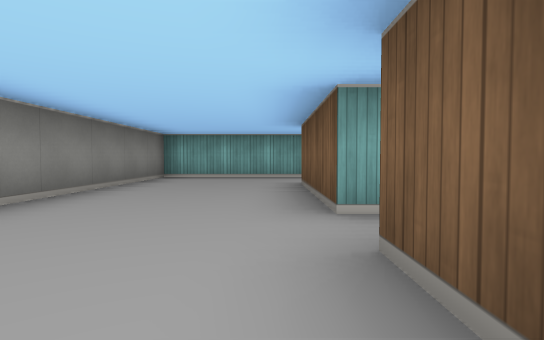
view 1 (above)

18 first-person views from a walk through a cub3D level. The camera is about half as high as the walls, tilts 2° down and sees 80° across. The floor is counted in squares. Each view is taken from the middle of a square. On the plan, view 1 faces up. The plan holds only what a view shows up to about 9 squares ahead; the rest is blank.

view 2
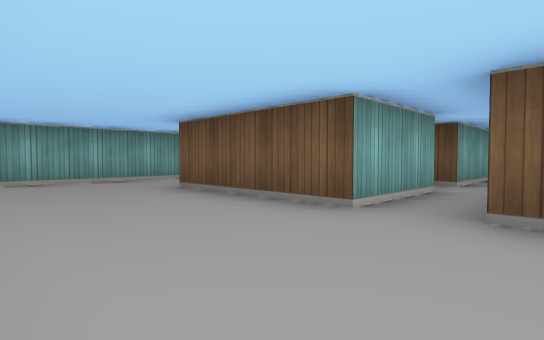

view 3
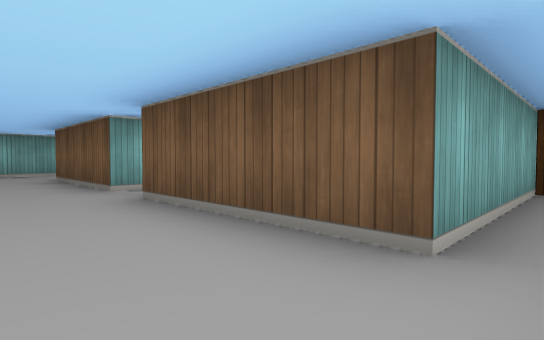

view 4
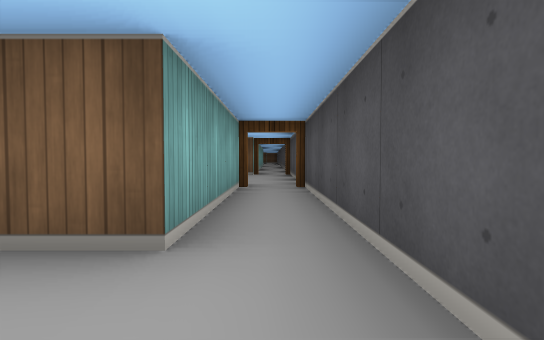

view 5
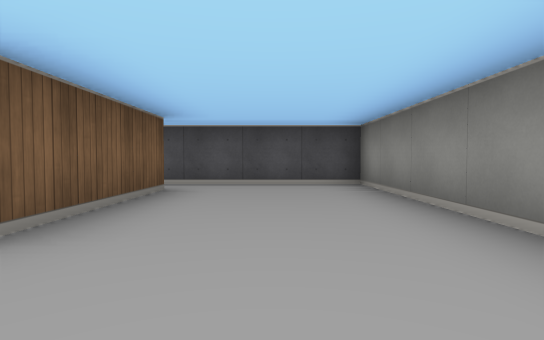

view 6
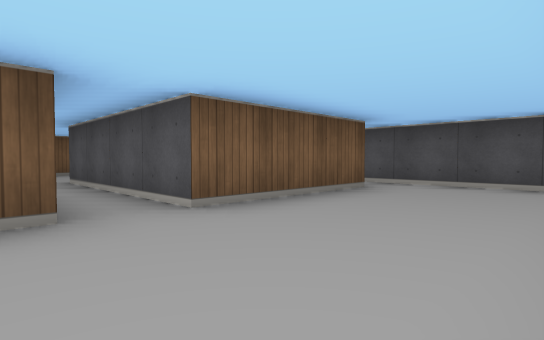

view 7
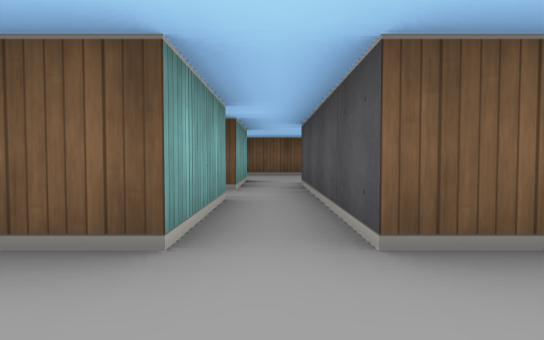

view 8
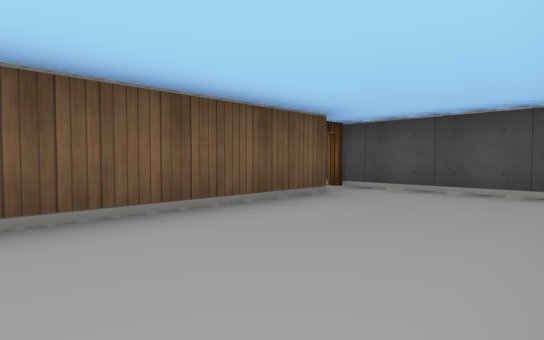

view 9
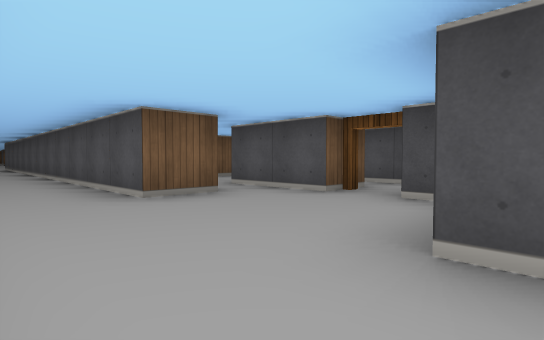

view 10
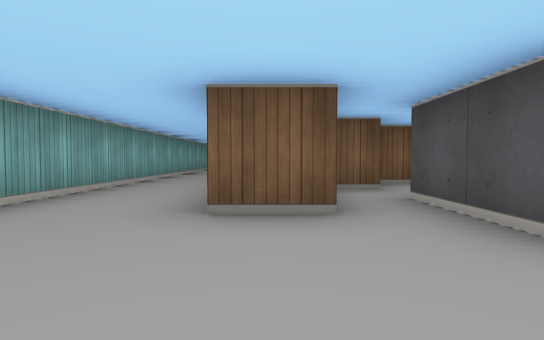

view 11
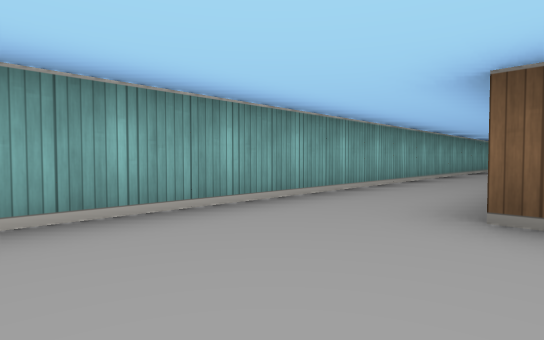

view 12
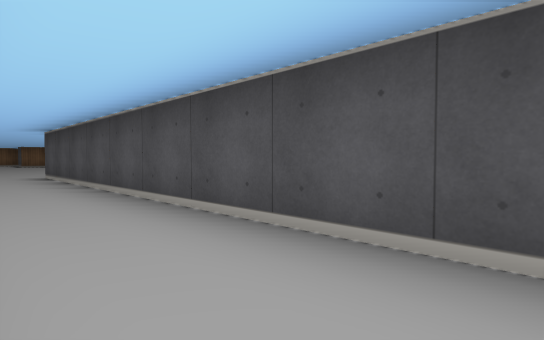

view 13
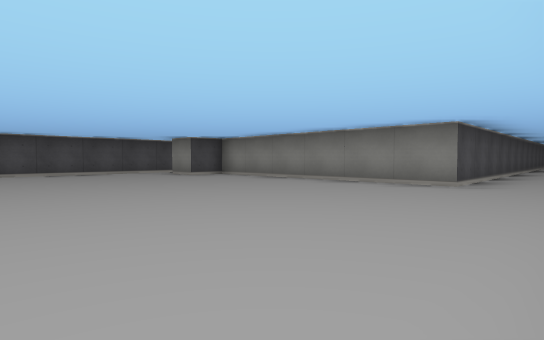

view 14
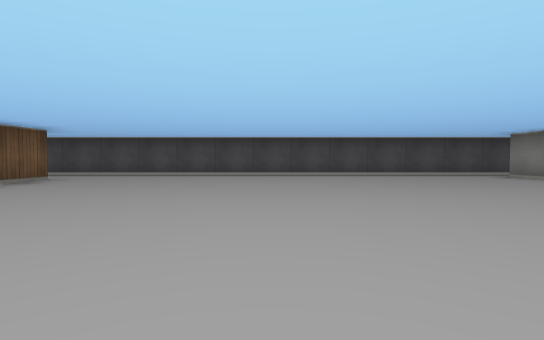

view 15
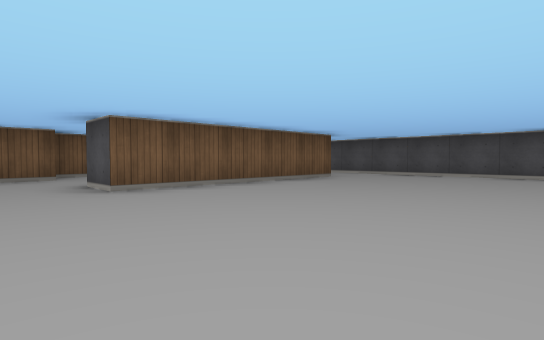

view 16
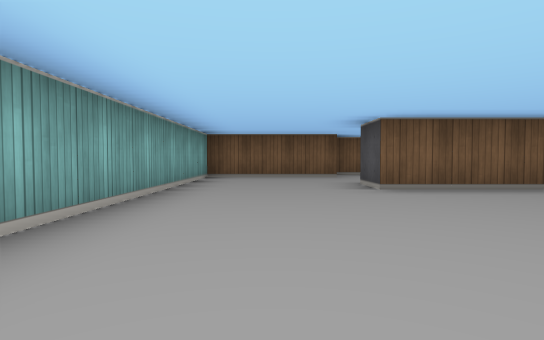

view 17
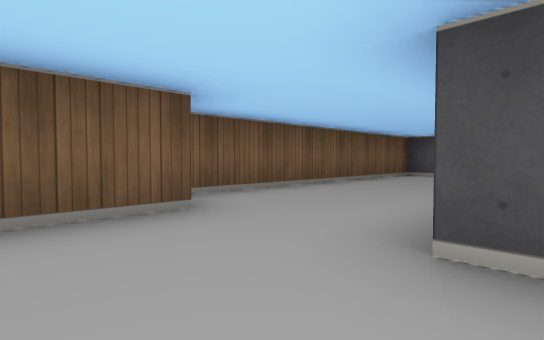

view 18
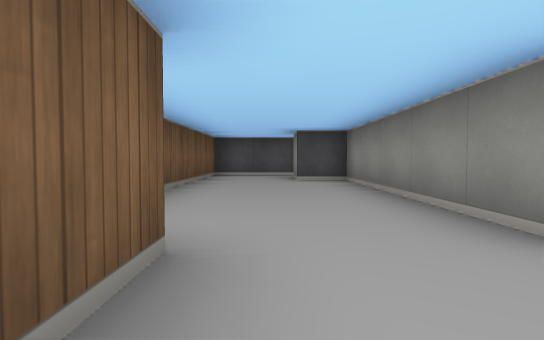

### Floor plan
Points are (right, up) in squares from view 1. A wall is a line through its corners. A room is listed if a view was taken in it or the views show most of it. See-through windows are left out.
Room 1 (views 1, 2, 3, 4, 5, 6, 7, 9)
walls: (-2.5, 1.2) (-2.5, -2.5) (4, -2.5); (2.6, 2.5) (0.5, 2.5) (0.5, 5.5); (1, 5.5) (1.5, 5.5); (4.5, 2.5) (3.5, 2.5); (4, -1.5) (0.5, -1.5) (0.5, 1.5) (4.5, 1.5); (1.5, 7.5) (-2.5, 7.5) (-2.5, 2.9)
ways out: opening at (4, 2) to room 2; open door at (4, -2) to room 2; opening at (1, 6.5) to room 3; open door at (3, 3) to room 3
Room 2 (view 8)
walls: (7.5, -1.5) (7.5, 3.2); (5.5, 2.5) (4.5, 2.5); (4, -2.5) (8.2, -2.5)
ways out: opening at (4, 2) to room 1; open door at (4, -2) to room 1; open door at (8, -2) to room 3; opening at (6, 3) to room 4
Room 3 (views 10, 11, 12, 13, 14, 15, 16, 17, 18)
walls: (16.8, -0.5) (17.5, -0.5) (17.5, -1.5); (16.8, -2.5) (31.5, -2.5) (31.5, 4.4); (27.5, -0.5) (27.5, 4.5) (28.5, 4.5) (28.5, -0.5) (29.5, -0.5) (29.5, -1.4); (12.2, 7.5) (1.5, 7.5); (30.5, 4.4) (30.5, 7.5) (24.8, 7.5); (4.5, 4.5) (4.5, 5.5) (16.5, 5.5) (16.5, -0.2); (3.5, 3.5) (4.5, 3.5)
ways out: opening at (1, 6.5) to room 1; open door at (3, 3) to room 1; open door at (8, -2) to room 2; opening at (5, 4) to room 4
Room 4 (no view inside)
walls: (6.5, 3.4) (6.5, 4.1); (4.5, 3.5) (5.5, 3.5)
ways out: opening at (6, 3) to room 2; opening at (5, 4) to room 3

Where each view was taken, in squares from view 1:
view 1: 0 up, 0 right, facing up
view 2: 1 up, 2 left, facing up-right
view 3: 2 down, 1 left, facing up-right
view 4: 2 down, 1 left, facing right
view 5: 3 up, 1 left, facing down
view 6: 3 up, 2 left, facing down-right
view 7: 2 up, 1 left, facing right
view 8: 2 up, 5 right, facing down-right
view 9: 7 up, 1 right, facing down-right
view 10: 5 up, 2 right, facing right
view 11: 5 up, 2 right, facing up-right
view 12: 7 up, 8 right, facing down-right
view 13: 7 up, 22 right, facing down-left
view 14: 6 up, 23 right, facing down
view 15: 6 up, 23 right, facing down-right
view 16: 6 up, 23 right, facing right
view 17: 6 up, 28 right, facing down-right
view 18: 6 up, 30 right, facing down
